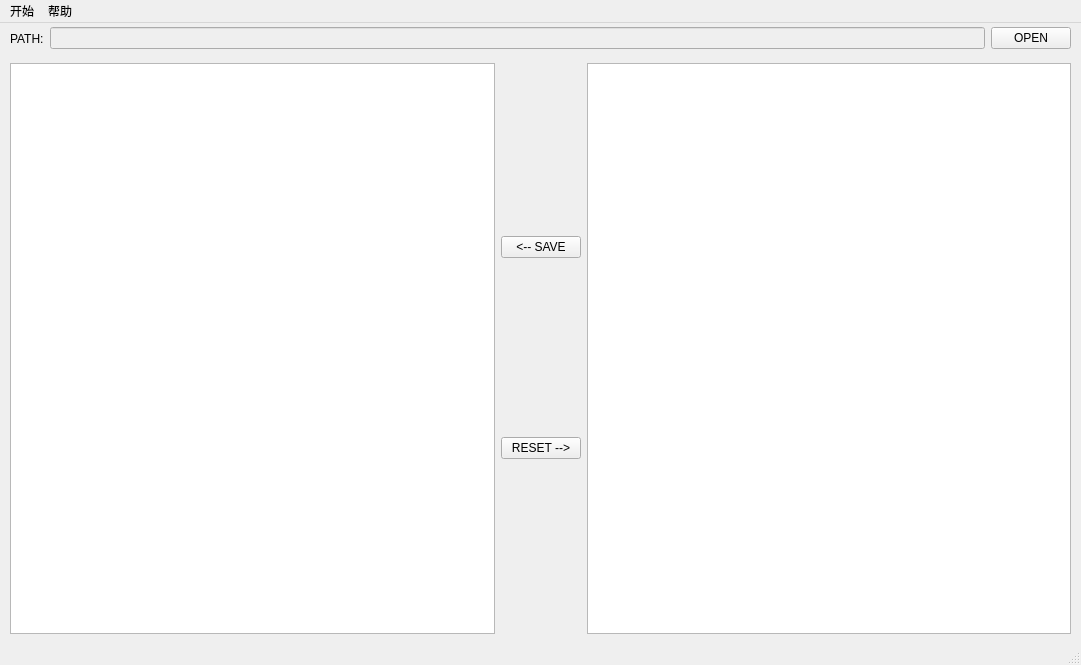
<?xml version="1.0" encoding="UTF-8"?>
<ui version="4.0">
 <class>MainWindow</class>
 <widget class="QMainWindow" name="MainWindow">
  <property name="geometry">
   <rect>
    <x>0</x>
    <y>0</y>
    <width>1081</width>
    <height>665</height>
   </rect>
  </property>
  <property name="windowTitle">
   <string>HostEditor</string>
  </property>
  <property name="autoFillBackground">
   <bool>false</bool>
  </property>
  <widget class="QWidget" name="centralwidget">
   <widget class="QWidget" name="horizontalLayoutWidget">
    <property name="geometry">
     <rect>
      <x>10</x>
      <y>40</y>
      <width>1061</width>
      <height>571</height>
     </rect>
    </property>
    <layout class="QHBoxLayout" name="horizontalLayout">
     <item>
      <widget class="QTextBrowser" name="textBrowser"/>
     </item>
     <item>
      <layout class="QVBoxLayout" name="verticalLayout">
       <item>
        <widget class="QPushButton" name="pushButton_2">
         <property name="text">
          <string>&lt;-- SAVE</string>
         </property>
        </widget>
       </item>
       <item>
        <widget class="QPushButton" name="pushButton">
         <property name="text">
          <string>RESET --&gt;</string>
         </property>
        </widget>
       </item>
      </layout>
     </item>
     <item>
      <widget class="QTextEdit" name="textEdit"/>
     </item>
    </layout>
   </widget>
   <widget class="QWidget" name="horizontalLayoutWidget_2">
    <property name="geometry">
     <rect>
      <x>10</x>
      <y>0</y>
      <width>1061</width>
      <height>31</height>
     </rect>
    </property>
    <layout class="QHBoxLayout" name="horizontalLayout_2">
     <item>
      <widget class="QLabel" name="label">
       <property name="text">
        <string>PATH:</string>
       </property>
      </widget>
     </item>
     <item>
      <widget class="QLineEdit" name="lineEdit">
       <property name="enabled">
        <bool>false</bool>
       </property>
      </widget>
     </item>
     <item>
      <widget class="QPushButton" name="pushButton_3">
       <property name="text">
        <string>OPEN</string>
       </property>
      </widget>
     </item>
    </layout>
   </widget>
  </widget>
  <widget class="QMenuBar" name="menubar">
   <property name="geometry">
    <rect>
     <x>0</x>
     <y>0</y>
     <width>1081</width>
     <height>26</height>
    </rect>
   </property>
   <widget class="QMenu" name="menu">
    <property name="title">
     <string>开始</string>
    </property>
    <addaction name="actionOpen"/>
    <addaction name="actionExit"/>
   </widget>
   <widget class="QMenu" name="menu_2">
    <property name="title">
     <string>帮助</string>
    </property>
    <addaction name="actionHelp"/>
   </widget>
   <addaction name="menu"/>
   <addaction name="menu_2"/>
  </widget>
  <widget class="QStatusBar" name="statusbar"/>
  <action name="actionOpen">
   <property name="text">
    <string>Open</string>
   </property>
  </action>
  <action name="actionExit">
   <property name="text">
    <string>Exit</string>
   </property>
  </action>
  <action name="actionHelp">
   <property name="text">
    <string>About</string>
   </property>
  </action>
 </widget>
 <resources/>
 <connections>
  <connection>
   <sender>actionExit</sender>
   <signal>triggered()</signal>
   <receiver>MainWindow</receiver>
   <slot>close()</slot>
   <hints>
    <hint type="sourcelabel">
     <x>-1</x>
     <y>-1</y>
    </hint>
    <hint type="destinationlabel">
     <x>399</x>
     <y>299</y>
    </hint>
   </hints>
  </connection>
 </connections>
</ui>
